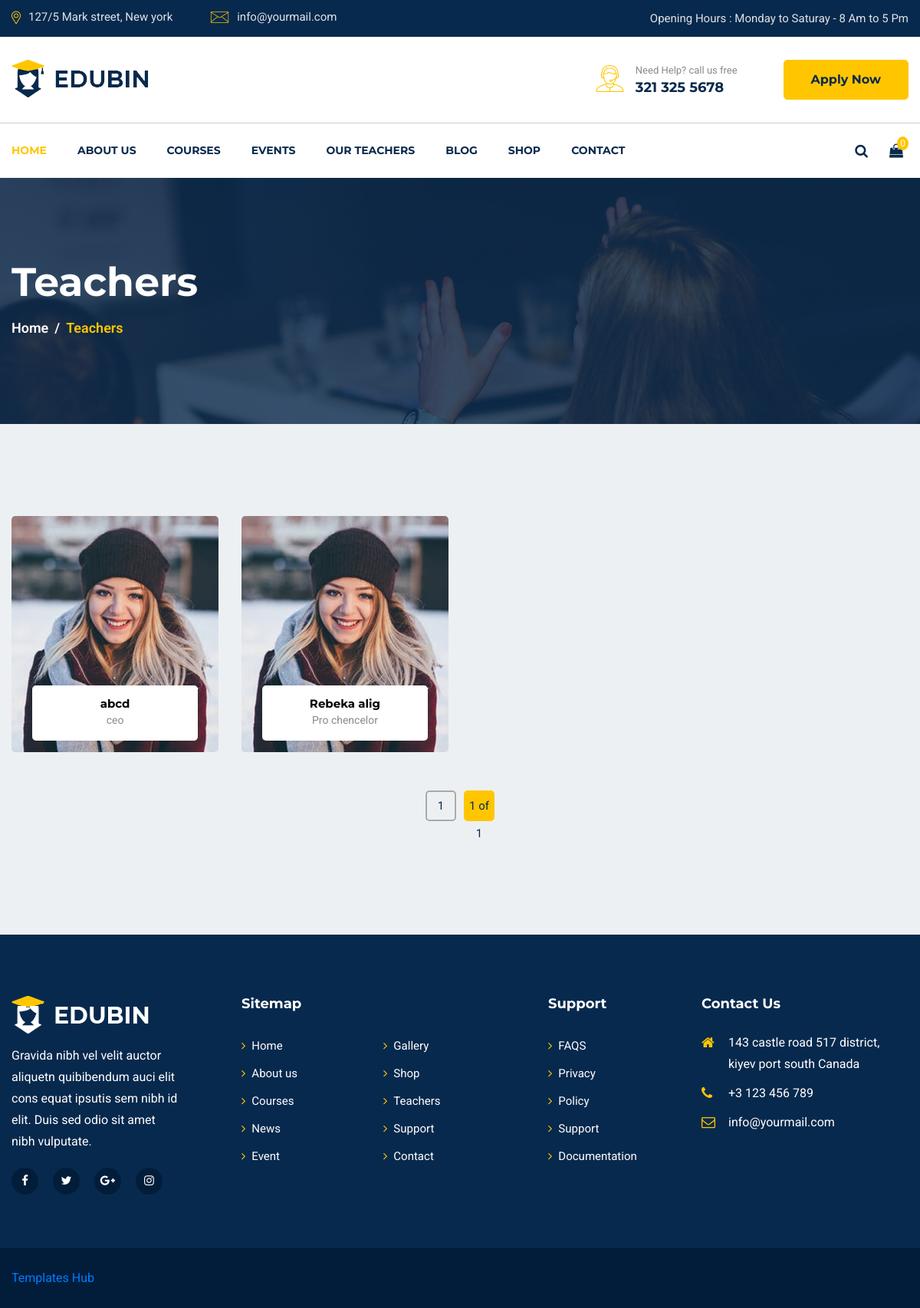
/mentor/teachers, run on the app's committed database.
### mentor/models.py (models this page shows, shortened)
class Teacher(models.Model):
    teacher = models.ForeignKey(User,on_delete=models.CASCADE,related_name='teacher')
    image = models.ImageField(upload_to='teacher_images', null=True, blank=True)
    position = models.CharField(max_length=20)
    about = models.TextField(max_length=2000,null=False,blank=False)
    achievements = models.TextField(max_length=1500,null=False,blank=False)
    objectives = models.TextField(max_length=1500,null=False,blank=False)
    created_at = models.DateTimeField(auto_now_add=True,null=True)

### mentor/views.py (the view)
# urls.py: path('teachers', views.teachers, name="teachers"),
def teachers(request):
    queryset = models.Teacher.objects.all()
    paginator = Paginator(queryset, 6)
    page_number = request.GET.get('page')
    page_obj = paginator.get_page(page_number)
    return render(request,'mentor/teachers.html',{'page_obj':page_obj})

### mentor/templates/mentor/teachers.html (shortened to what this page needs)
{% load static %}
<!doctype html>
<html lang="en">
<head>
    <link rel="stylesheet" href="{% static 'css/slick.css' %}">
    <link rel="stylesheet" href="{% static 'css/animate.css' %}">
    <link rel="stylesheet" href="{% static 'css/nice-select.css' %}">
    <link rel="stylesheet" href="{% static 'css/jquery.nice-number.min.css' %}">
    <link rel="stylesheet" href="{% static 'css/magnific-popup.css' %}">
    <link rel="stylesheet" href="{% static 'css/bootstrap.min.css' %}">
    <link rel="stylesheet" href="{% static 'css/font-awesome.min.css' %}">
    <link rel="stylesheet" href="{% static 'css/default.css' %}">
    <link rel="stylesheet" href="{% static 'css/style.css' %}">
    <link rel="stylesheet" href="{% static 'css/responsive.css' %}">
</head>
<body>
<header id="header-part">
        <div class="header-top d-none d-lg-block">
            <div class="container">
                <div class="row">
                    <div class="col-lg-6">
                        <div class="header-contact text-lg-left text-center">
                            <ul>
                                <li><img src="{% static 'images/all-icon/map.png' %}" alt="icon"><span>127/5 Mark street, New york</span></li>
                                <li><img src="{% static 'images/all-icon/email.png' %}" alt="icon"><span>info@yourmail.com</span></li>
                            </ul>
                        </div>
                    </div>
                    <div class="col-lg-6">
                        <div class="header-opening-time text-lg-right text-center">
                            <p>Opening Hours : Monday to Saturay - 8 Am to 5 Pm</p>
                        </div>
                    </div>
                </div>
            </div>
        </div>
        <div class="header-logo-support pt-30 pb-30">
            <div class="container">
                <div class="row">
                    <div class="col-lg-4 col-md-4">
                        <div class="logo">
                            <a href="{% static 'index-2.html' %}">
                                <img src="{% static 'images/logo.png' %}" alt="Logo">
                            </a>
                        </div>
                    </div>
                    <div class="col-lg-8 col-md-8">
                        <div class="support-button float-right d-none d-md-block">
                            <div class="support float-left">
                                <div class="icon">
                                    <img src="{% static 'images/all-icon/support.png' %}" alt="icon">
                                </div>
                                <div class="cont">
                                    <p>Need Help? call us free</p>
                                    <span>321 325 5678</span>
                                </div>
                            </div>
                            <div class="button float-left">
                                <a href='#' class="main-btn">Apply Now</a>
                            </div>
                        </div>
                    </div>
                </div>
            </div>
        </div>
        <div class="navigation">
            <div class="container">
                <div class="row">
                    <div class="col-lg-10 col-md-10 col-sm-9 col-8">
                        <nav class="navbar navbar-expand-lg">
                            <div class="collapse navbar-collapse sub-menu-bar" id="navbarSupportedContent">
                                <ul class="navbar-nav mr-auto">
                                    <li class="nav-item">
                                        <a class="active" href="{% static 'index-2.html' %}">Home</a>
                                    </li>
                                    <li class="nav-item">
                                        <a href="{% static 'about.html' %}">About us</a>
                                    </li>
                                    <li class="nav-item">
                                        <a href="{% url 'mentor:courses' %}">Courses</a>
                                    </li>
                                    <li class="nav-item">
                                        <a href="{% static 'events.html' %}">Events</a>
                                    </li>
                                    <li class="nav-item">
                                        <a href="{% url 'mentor:teachers' %}">Our teachers</a>
                                    </li>
                                    <li class="nav-item">
                                        <a href="{% url 'mentor:blogs' %}">Blog</a>
                                    </li>
                                    <li class="nav-item">
                                        <a href="{% static 'shop.html' %}">Shop</a>
                                    </li>
                                    <li class="nav-item">
                                        <a href="{% static 'contact.html' %}">Contact</a>
                                    </li>
                                </ul>
                            </div>
                        </nav>
                    </div>
                    <div class="col-lg-2 col-md-2 col-sm-3 col-4">
                        <div class="right-icon text-right">
                            <ul>
                                <li><a href='#' id="search"><i class="fa fa-search"></i></a></li>
                                <li><a href='#'><i class="fa fa-shopping-bag"></i><span>0</span></a></li>
                            </ul>
                        </div>
                    </div>
                </div>
            </div>
        </div>
    </header>
    <section id="page-banner" class="pt-105 pb-110 bg_cover" data-overlay="8" style="background-image: url(images/page-banner-3.jpg)">
        <div class="container">
            <div class="row">
                <div class="col-lg-12">
                    <div class="page-banner-cont">
                        <h2>Teachers</h2>
                        <nav aria-label="breadcrumb">
                            <ol class="breadcrumb">
                                <li class="breadcrumb-item"><a href='#'>Home</a></li>
                                <li class="breadcrumb-item active" aria-current="page">Teachers</li>
                            </ol>
                        </nav>
                    </div>
                </div>
            </div>
        </div>
    </section>
    <section id="teachers-page" class="pt-90 pb-120 gray-bg">
        <div class="container">
           <div class="row">
                {% for item in page_obj %}
                    <div class="col-lg-3 col-sm-6">
                        <div class="singel-teachers mt-30 text-center">
                                <div class="image">
                                    <img src={{item.image.url}} alt="Teachers">
                                </div>
                                <div class="cont">
                                    <a href="{% url 'mentor:teachers-single' item.id %}"><h6>{{item.teacher.username}}</h6></a>
                                    <span>{{item.position}}</span>
                                </div>
                            </div>
                    </div>
                {% endfor %}
           </div>
            <div class="row">
                <div class="col-lg-12">
                    <nav class="courses-pagination mt-50">
                        <ul class="pagination justify-content-center">
                            <li class="page-item"><a class="" href='?page=1'>1</a></li>
                            <li class="page-item"><a href='#' class="active custom-li">{{ page_obj.number }} of {{ page_obj.paginator.num_pages }}</a></li>
                        </ul>
                    </nav>
                </div>
            </div>
        </div>
    </section>
    <footer id="footer-part">
        <div class="footer-top pt-40 pb-70">
            <div class="container">
                <div class="row">
                    <div class="col-lg-3 col-md-6">
                        <div class="footer-about mt-40">
                            <div class="logo">
                                <a href='#'><img src="{% static 'images/logo-2.png' %}" alt="Logo"></a>
                            </div>
                            <p>Gravida nibh vel velit auctor aliquetn quibibendum auci elit cons equat ipsutis sem nibh id elit. Duis sed odio sit amet nibh vulputate.</p>
                            <ul class="mt-20">
                                <li><a href='#'><i class="fa fa-facebook-f"></i></a></li>
                                <li><a href='#'><i class="fa fa-twitter"></i></a></li>
                                <li><a href='#'><i class="fa fa-google-plus"></i></a></li>
                                <li><a href='#'><i class="fa fa-instagram"></i></a></li>
                            </ul>
                        </div>
                    </div>
                    <div class="col-lg-4 col-md-6 col-sm-6">
                        <div class="footer-link mt-40">
                            <div class="footer-title pb-25">
                                <h6>Sitemap</h6>
                            </div>
                            <ul>
                                <li><a href="{% static 'index-2.html' %}"><i class="fa fa-angle-right"></i>Home</a></li>
                                <li><a href="{% static 'about.html' %}"><i class="fa fa-angle-right"></i>About us</a></li>
                                <li><a href="{% static 'courses.html' %}"><i class="fa fa-angle-right"></i>Courses</a></li>
                                <li><a href="{% static 'blog.html' %}"><i class="fa fa-angle-right"></i>News</a></li>
                                <li><a href="{% static 'events.html' %}"><i class="fa fa-angle-right"></i>Event</a></li>
                            </ul>
                            <ul>
                                <li><a href='#'><i class="fa fa-angle-right"></i>Gallery</a></li>
                                <li><a href="{% static 'shop.html' %}"><i class="fa fa-angle-right"></i>Shop</a></li>
                                <li><a href="{% static 'teachers.html' %}"><i class="fa fa-angle-right"></i>Teachers</a></li>
                                <li><a href='#'><i class="fa fa-angle-right"></i>Support</a></li>
                                <li><a href="{% static 'contact.html' %}"><i class="fa fa-angle-right"></i>Contact</a></li>
                            </ul>
                        </div>
                    </div>
                    <div class="col-lg-2 col-md-6 col-sm-6">
                        <div class="footer-link support mt-40">
                            <div class="footer-title pb-25">
                                <h6>Support</h6>
                            </div>
                            <ul>
                                <li><a href='#'><i class="fa fa-angle-right"></i>FAQS</a></li>
                                <li><a href='#'><i class="fa fa-angle-right"></i>Privacy</a></li>
                                <li><a href='#'><i class="fa fa-angle-right"></i>Policy</a></li>
                                <li><a href='#'><i class="fa fa-angle-right"></i>Support</a></li>
                                <li><a href='#'><i class="fa fa-angle-right"></i>Documentation</a></li>
                            </ul>
                        </div>
                    </div>
                    <div class="col-lg-3 col-md-6">
                        <div class="footer-address mt-40">
                            <div class="footer-title pb-25">
                                <h6>Contact Us</h6>
                            </div>
                            <ul>
                                <li>
                                    <div class="icon">
                                        <i class="fa fa-home"></i>
                                    </div>
                                    <div class="cont">
                                        <p>143 castle road 517 district, kiyev port south Canada</p>
                                    </div>
                                </li>
                                <li>
                                    <div class="icon">
                                        <i class="fa fa-phone"></i>
                                    </div>
                                    <div class="cont">
                                        <p>+3 123 456 789</p>
                                    </div>
                                </li>
                                <li>
                                    <div class="icon">
                                        <i class="fa fa-envelope-o"></i>
                                    </div>
                                    <div class="cont">
                                        <p>info@yourmail.com</p>
                                    </div>
                                </li>
                            </ul>
                        </div>
                    </div>
                </div>
            </div>
        </div>
        <div class="footer-copyright pt-10 pb-25">
            <div class="container">
                <div class="row">
                    <div class="col-md-8">
                        <div class="copyright text-md-left text-center pt-15">
                            <p><a target="_blank" href="{% static 'https://www.templateshub.net'%}">Templates Hub</a> </p>
                        </div>
                    </div>
                    <div class="col-md-4">
                        <div class="copyright text-md-right text-center pt-15">
                        </div>
                    </div>
                </div>
            </div>
        </div>
    </footer>
</body>
</html>

### static/css/default.css (style rules this page uses)
.mt-20 { margin-top: 20px; }
.mt-30 { margin-top: 30px; }
.mt-40 { margin-top: 40px; }
.mt-50 { margin-top: 50px; }
.pt-10 { padding-top: 10px; }
.pt-15 { padding-top: 15px; }
.pt-30 { padding-top: 30px; }
.pt-40 { padding-top: 40px; }
.pt-90 { padding-top: 90px; }
.pt-105 { padding-top: 105px; }
.pb-25 { padding-bottom: 25px; }
.pb-30 { padding-bottom: 30px; }
.pb-70 { padding-bottom: 70px; }
.pb-110 { padding-bottom: 110px; }
.pb-120 { padding-bottom: 120px; }
.gray-bg { background: #edf0f2; }
[data-overlay] { position: relative; }
[data-overlay]::before { background: #07294d none repeat scroll 0 0; content: ""; height: 100%; left: 0; position: absolute; top: 0; width: 100%; z-index: 1; }
[data-overlay="8"]::before { opacity: 0.8; }

### mentor/templates/mentor/teachers.html (style rules this page uses)
.custom-li { width: 200px; box-sizing: border-box; }

### data on the page
Teacher: image (picture), teacher.username "abcd", position "ceo"
Teacher: image (picture), teacher.username "Rebeka alig", position "Pro chencelor"

### other printed values
{{ page_obj.number }} "1"
{{ page_obj.paginator.num_pages }} "1"
